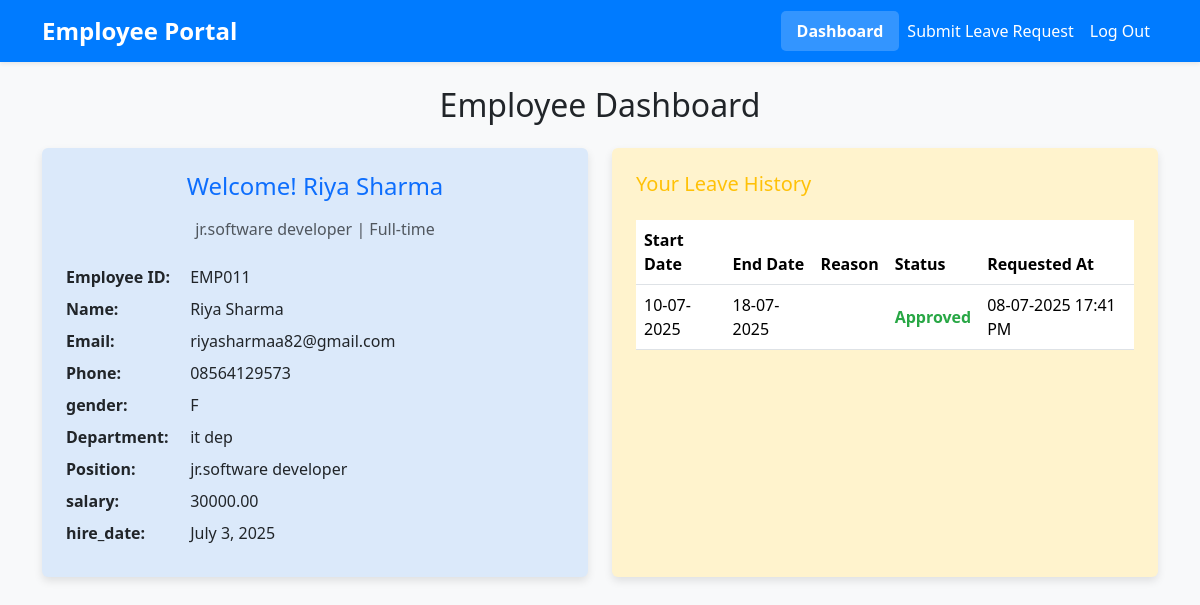
Screenshot of /employee-profile-dashboard/ (signed in) with the database file from the repository.
### emp_app/models.py (models this page shows, shortened)
class Employee(models.Model):
    GENDER_CHOICES = [
        ('M', 'Male'),
        ('F', 'Female'),
        ('O', 'Other'),
    ]
    user = models.OneToOneField(User, on_delete=models.CASCADE, null=True, blank=True, unique=True)
    employee_id = models.CharField(max_length=10, unique=True, blank=True)  # Auto-generated
    name = models.CharField(max_length=100)
    email = models.EmailField(unique=True)
    phone = models.CharField(max_length=15)
    gender = models.CharField(max_length=1, choices=GENDER_CHOICES)
    department = models.ForeignKey(Department, on_delete=models.SET_NULL, null=True)
    position = models.ForeignKey(Position, on_delete=models.SET_NULL, null=True)
    employment_type = models.CharField(choices=[('Full-time', 'Full-time'), ('Part-time', 'Part-time')],default='Full-time')
    salary = models.DecimalField(max_digits=10, decimal_places=2)
    hire_date = models.DateField()
    is_active = models.BooleanField(default=True)
    password = models.CharField(max_length=100, blank=True)

class Position(models.Model):
    title = models.CharField(max_length=100, unique=True)
    description = models.TextField(blank=True)
    def __str__(self):
        return self.title

class Department(models.Model):
    name = models.CharField(max_length=100, unique=True)
    location = models.CharField(max_length=100, blank=True)
    def __str__(self):
        return self.name

class LeaveRequest(models.Model):
    employee = models.ForeignKey(Employee, on_delete=models.CASCADE, related_name='leave_requests',
                                 help_text="The employee submitting this leave request.")
    start_date = models.DateField()
    end_date = models.DateField()
    leave_type = models.CharField(max_length=50, default='Casual Leave',
                                  choices=[
                                      ('sick', 'Sick Leave'),
                                      ('casual', 'Casual Leave'),
                                      ('annual', 'Annual Leave'),
                                      ('maternity', 'Maternity Leave'),
                                      ('paternity', 'Paternity Leave'),
                                  ],
                                  help_text="Type of leave being requested.")
    status = models.CharField(max_length=20, default='Pending',
                              choices=[
                                  ('Pending', 'Pending'),
                                  ('Approved', 'Approved'),
                                  ('Rejected', 'Rejected'),
                              ],
                              help_text="Current status of the leave request.")
    requested_at = models.DateTimeField(auto_now_add=True,
                                        help_text="Timestamp when the leave request was submitted.")
    class Meta:
        ordering = ['-start_date']

### emp_app/views.py (the view)
# urls.py: path('employee-profile-dashboard/', views.employee_profile_dashboard, name='employee_profile_dashboard'),
@require_http_methods(["GET"])
def employee_profile_dashboard(request):
    current_employee_id = request.session.get('employee_id')
    if not current_employee_id:
        messages.error(request, "Please log in to view your dashboard.")
        return redirect('employee_login_search')
    employee = None
    leave_history = []
    error_message = None
    try:
        employee = Employee.objects.get(employee_id=current_employee_id)
        leave_history = employee.leave_requests.all().order_by('-start_date')
    except Employee.DoesNotExist:
        if 'employee_id' in request.session:
            del request.session['employee_id']
        messages.error(request, "Your session is invalid. Please log in again.")
        return redirect('employee_login_search')
    context = {
        'employee': employee,
        'leave_history': leave_history,
    }
    return render(request, 'employee_profile_dashboard.html', context)

### emp_app/templates/employee_profile_dashboard.html (shortened to what this page needs)
{% extends 'base.html' %}
{% block content %}
<h2 class="mb-4 text-center">Employee Dashboard</h2>
{% if employee %}
<div class="row g-4">
    <div class="col-md-6">
        <div class="card p-4 h-100 bg-info-subtle-custom">
            <h4 class="card-title text-center text-primary mb-3">Welcome! {{ employee.name }}</h4>
            <p class="text-center text-muted mb-4">{{ employee.position }} | {{ employee.employment_type}}</p>
            <div class="profile-details">
                <p><strong>Employee ID:</strong> <span class="font-mono">{{ employee.employee_id }}</span></p>
                    <p><strong>Name:</strong> {{ employee.name}}</p>
                    <p><strong>Email:</strong> {{ employee.email }}</p>
                    <p><strong>Phone:</strong> {{ employee.phone }}</p>
                    <p><strong>gender:</strong> {{ employee.gender }}</p>
                    <p><strong>Department:</strong> {{ employee.department }}</p>
                    <p><strong>Position:</strong> {{ employee.position }}</p>
                    <p><strong>salary:</strong> {{ employee.salary }}</p>
                    <p><strong>hire_date:</strong> {{ employee.hire_date }}</p>
            </div>
        </div>
    </div>
    <div class="col-md-6">
        <div class="card p-4 h-100 bg-warning-subtle-custom">
            <h5 class="card-title text-warning mb-4">Your Leave History</h5>
            {% if leave_history %}
            <div class="table-responsive">
                <table class="table table-hover align-middle">
                    <thead>
                        <tr>
                            <th scope="col">Start Date</th>
                            <th scope="col">End Date</th>
                            <th scope="col">Reason</th>
                            <th scope="col">Status</th>
                            <th scope="col">Requested At</th>
                        </tr>
                    </thead>
                    <tbody>
                        {% for leave in leave_history %}
                        <tr>
                            <td>{{ leave.start_date|date:"d-m-Y" }}</td>
                            <td>{{ leave.end_date|date:"d-m-Y" }}</td>
                            <td>{{ leave.reason|truncatechars:30 }}</td>
                            <td>
                                {% if leave.status == 'Approved' %}
                                    <span class="status-approved">{{ leave.status }}</span>
                                {% elif leave.status == 'Rejected' %}
                                    <span class="status-rejected">{{ leave.status }}</span>
                                {% else %}
                                    <span class="status-pending">{{ leave.status }}</span>
                                {% endif %}
                            </td>
                            <td>{{ leave.requested_at|date:"d-m-Y H:i A" }}</td>
                        </tr>
                        {% endfor %}
                    </tbody>
                </table>
            </div>
            {% else %}
                <p>No leave requests found.</p>
            {% endif %}
        </div>
    </div>
</div>
{% else %}
    <p class="text-center">Please use the login page to access your dashboard.</p>
{% endif %}
{% endblock %}

### emp_app/templates/base.html (style rules this page uses)
body { background-color: #f8f9fa; }
.card { border: none; box-shadow: 0 4px 8px rgba(0,0,0,0.1); }
.profile-details p { margin-bottom: 0.5rem; }
.profile-details strong { display: inline-block; width: 120px; }
.status-approved { color: #28a745; font-weight: bold; }
.bg-info-subtle-custom { background-color: #dbe9fa; }
.bg-warning-subtle-custom { background-color: #fff3cd; }

### rows the page displays
Employee: name "Riya Sharma", position "jr.software developer", employment_type "Full-time", employee_id "EMP011", email "riyasharmaa82@gmail.com", phone "08564129573", gender "F", department "it dep", salary "30000.00", hire_date "July 3, 2025"
LeaveRequest: start_date "10-07-2025", end_date "18-07-2025", status "Approved", requested_at "08-07-2025 17:41 PM"
